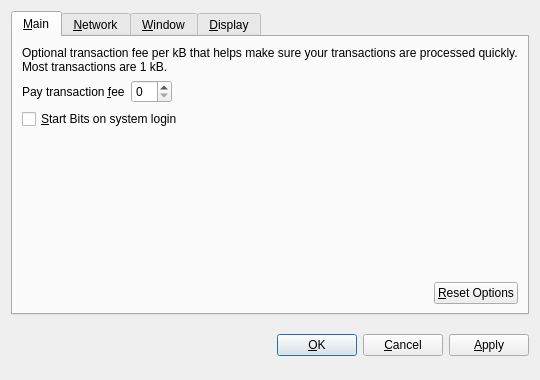
<?xml version="1.0" encoding="UTF-8"?>
<ui version="4.0">
 <class>OptionsDialog</class>
 <widget class="QDialog" name="OptionsDialog">
  <property name="geometry">
   <rect>
    <x>0</x>
    <y>0</y>
    <width>540</width>
    <height>380</height>
   </rect>
  </property>
  <property name="windowTitle">
   <string>Options</string>
  </property>
  <property name="modal">
   <bool>true</bool>
  </property>
  <layout class="QVBoxLayout" name="verticalLayout">
   <item>
    <widget class="QTabWidget" name="tabWidget">
     <property name="tabPosition">
      <enum>QTabWidget::North</enum>
     </property>
     <property name="currentIndex">
      <number>0</number>
     </property>
     <widget class="QWidget" name="tabMain">
      <attribute name="title">
       <string>&amp;Main</string>
      </attribute>
      <layout class="QVBoxLayout" name="verticalLayout_Main">
       <item>
        <widget class="QLabel" name="transactionFeeInfoLabel">
         <property name="text">
          <string>Optional transaction fee per kB that helps make sure your transactions are processed quickly. Most transactions are 1 kB.</string>
         </property>
         <property name="textFormat">
          <enum>Qt::PlainText</enum>
         </property>
         <property name="wordWrap">
          <bool>true</bool>
         </property>
        </widget>
       </item>
       <item>
        <layout class="QHBoxLayout" name="horizontalLayout_1_Main">
         <item>
          <widget class="QLabel" name="transactionFeeLabel">
           <property name="text">
            <string>Pay transaction &amp;fee</string>
           </property>
           <property name="textFormat">
            <enum>Qt::PlainText</enum>
           </property>
           <property name="buddy">
            <cstring>transactionFee</cstring>
           </property>
          </widget>
         </item>
         <item>
          <widget class="BitcoinAmountField" name="transactionFee"/>
         </item>
         <item>
          <spacer name="horizontalSpacer_1_Main">
           <property name="orientation">
            <enum>Qt::Horizontal</enum>
           </property>
           <property name="sizeHint" stdset="0">
            <size>
             <width>40</width>
             <height>20</height>
            </size>
           </property>
          </spacer>
         </item>
        </layout>
       </item>
       <item>
        <widget class="QCheckBox" name="bitcoinAtStartup">
         <property name="toolTip">
          <string>Automatically start Bits after logging in to the system.</string>
         </property>
         <property name="text">
          <string>&amp;Start Bits on system login</string>
         </property>
        </widget>
       </item>
       <item>
        <spacer name="verticalSpacer_Main">
         <property name="orientation">
          <enum>Qt::Vertical</enum>
         </property>
         <property name="sizeHint" stdset="0">
          <size>
           <width>20</width>
           <height>40</height>
          </size>
         </property>
        </spacer>
       </item>
       <item>
        <layout class="QHBoxLayout" name="horizontalLayout_2_Main">
         <item>
          <spacer name="horizontalSpacer_2_Main">
           <property name="orientation">
            <enum>Qt::Horizontal</enum>
           </property>
           <property name="sizeHint" stdset="0">
            <size>
             <width>40</width>
             <height>20</height>
            </size>
           </property>
          </spacer>
         </item>
         <item>
          <widget class="QPushButton" name="resetButton">
           <property name="toolTip">
            <string>Reset all client options to default.</string>
           </property>
           <property name="text">
            <string>&amp;Reset Options</string>
           </property>
           <property name="autoDefault">
            <bool>false</bool>
           </property>
          </widget>
         </item>
        </layout>
       </item>
      </layout>
     </widget>
     <widget class="QWidget" name="tabNetwork">
      <attribute name="title">
       <string>&amp;Network</string>
      </attribute>
      <layout class="QVBoxLayout" name="verticalLayout_Network">
       <item>
        <widget class="QCheckBox" name="mapPortUpnp">
         <property name="toolTip">
          <string>Automatically open the Bits client port on the router. This only works when your router supports UPnP and it is enabled.</string>
         </property>
         <property name="text">
          <string>Map port using &amp;UPnP</string>
         </property>
        </widget>
       </item>
       <item>
        <widget class="QCheckBox" name="connectSocks">
         <property name="toolTip">
          <string>Connect to the Bits network through a SOCKS proxy (e.g. when connecting through Tor).</string>
         </property>
         <property name="text">
          <string>&amp;Connect through SOCKS proxy:</string>
         </property>
        </widget>
       </item>
       <item>
        <layout class="QHBoxLayout" name="horizontalLayout_Network">
         <item>
          <widget class="QLabel" name="proxyIpLabel">
           <property name="text">
            <string>Proxy &amp;IP:</string>
           </property>
           <property name="textFormat">
            <enum>Qt::PlainText</enum>
           </property>
           <property name="buddy">
            <cstring>proxyIp</cstring>
           </property>
          </widget>
         </item>
         <item>
          <widget class="QValidatedLineEdit" name="proxyIp">
           <property name="maximumSize">
            <size>
             <width>140</width>
             <height>16777215</height>
            </size>
           </property>
           <property name="toolTip">
            <string>IP address of the proxy (e.g. 127.0.0.1)</string>
           </property>
          </widget>
         </item>
         <item>
          <widget class="QLabel" name="proxyPortLabel">
           <property name="text">
            <string>&amp;Port:</string>
           </property>
           <property name="textFormat">
            <enum>Qt::PlainText</enum>
           </property>
           <property name="buddy">
            <cstring>proxyPort</cstring>
           </property>
          </widget>
         </item>
         <item>
          <widget class="QLineEdit" name="proxyPort">
           <property name="maximumSize">
            <size>
             <width>55</width>
             <height>16777215</height>
            </size>
           </property>
           <property name="toolTip">
            <string>Port of the proxy (e.g. 9050)</string>
           </property>
          </widget>
         </item>
         <item>
          <widget class="QLabel" name="socksVersionLabel">
           <property name="text">
            <string>SOCKS &amp;Version:</string>
           </property>
           <property name="textFormat">
            <enum>Qt::PlainText</enum>
           </property>
           <property name="buddy">
            <cstring>socksVersion</cstring>
           </property>
          </widget>
         </item>
         <item>
          <widget class="QValueComboBox" name="socksVersion">
           <property name="toolTip">
            <string>SOCKS version of the proxy (e.g. 5)</string>
           </property>
          </widget>
         </item>
         <item>
          <spacer name="horizontalSpacer_Network">
           <property name="orientation">
            <enum>Qt::Horizontal</enum>
           </property>
           <property name="sizeHint" stdset="0">
            <size>
             <width>40</width>
             <height>20</height>
            </size>
           </property>
          </spacer>
         </item>
        </layout>
       </item>
       <item>
        <spacer name="verticalSpacer_Network">
         <property name="orientation">
          <enum>Qt::Vertical</enum>
         </property>
         <property name="sizeHint" stdset="0">
          <size>
           <width>20</width>
           <height>40</height>
          </size>
         </property>
        </spacer>
       </item>
      </layout>
     </widget>
     <widget class="QWidget" name="tabWindow">
      <attribute name="title">
       <string>&amp;Window</string>
      </attribute>
      <layout class="QVBoxLayout" name="verticalLayout_Window">
       <item>
        <widget class="QCheckBox" name="minimizeToTray">
         <property name="toolTip">
          <string>Show only a tray icon after minimizing the window.</string>
         </property>
         <property name="text">
          <string>&amp;Minimize to the tray instead of the taskbar</string>
         </property>
        </widget>
       </item>
       <item>
        <widget class="QCheckBox" name="minimizeOnClose">
         <property name="toolTip">
          <string>Minimize instead of exit the application when the window is closed. When this option is enabled, the application will be closed only after selecting Quit in the menu.</string>
         </property>
         <property name="text">
          <string>M&amp;inimize on close</string>
         </property>
        </widget>
       </item>
       <item>
        <spacer name="verticalSpacer_Window">
         <property name="orientation">
          <enum>Qt::Vertical</enum>
         </property>
         <property name="sizeHint" stdset="0">
          <size>
           <width>20</width>
           <height>40</height>
          </size>
         </property>
        </spacer>
       </item>
      </layout>
     </widget>
     <widget class="QWidget" name="tabDisplay">
      <attribute name="title">
       <string>&amp;Display</string>
      </attribute>
      <layout class="QVBoxLayout" name="verticalLayout_Display">
       <item>
        <layout class="QHBoxLayout" name="horizontalLayout_1_Display">
         <item>
          <widget class="QLabel" name="langLabel">
           <property name="text">
            <string>User Interface &amp;language:</string>
           </property>
           <property name="textFormat">
            <enum>Qt::PlainText</enum>
           </property>
           <property name="buddy">
            <cstring>lang</cstring>
           </property>
          </widget>
         </item>
         <item>
          <widget class="QValueComboBox" name="lang">
           <property name="toolTip">
            <string>The user interface language can be set here. This setting will take effect after restarting Bits.</string>
           </property>
          </widget>
         </item>
        </layout>
       </item>
       <item>
        <layout class="QHBoxLayout" name="horizontalLayout_2_Display">
         <item>
          <widget class="QLabel" name="unitLabel">
           <property name="text">
            <string>&amp;Unit to show amounts in:</string>
           </property>
           <property name="textFormat">
            <enum>Qt::PlainText</enum>
           </property>
           <property name="buddy">
            <cstring>unit</cstring>
           </property>
          </widget>
         </item>
         <item>
          <widget class="QValueComboBox" name="unit">
           <property name="toolTip">
            <string>Choose the default subdivision unit to show in the interface and when sending coins.</string>
           </property>
          </widget>
         </item>
        </layout>
       </item>
       <item>
        <widget class="QCheckBox" name="displayAddresses">
         <property name="toolTip">
          <string>Whether to show Bits addresses in the transaction list or not.</string>
         </property>
         <property name="text">
          <string>&amp;Display addresses in transaction list</string>
         </property>
        </widget>
       </item>
       <item>
        <spacer name="verticalSpacer_Display">
         <property name="orientation">
          <enum>Qt::Vertical</enum>
         </property>
         <property name="sizeHint" stdset="0">
          <size>
           <width>20</width>
           <height>40</height>
          </size>
         </property>
        </spacer>
       </item>
      </layout>
     </widget>
    </widget>
   </item>
   <item>
    <layout class="QHBoxLayout" name="horizontalLayout_Buttons">
     <item>
      <spacer name="horizontalSpacer_1">
       <property name="orientation">
        <enum>Qt::Horizontal</enum>
       </property>
       <property name="sizeHint" stdset="0">
        <size>
         <width>40</width>
         <height>48</height>
        </size>
       </property>
      </spacer>
     </item>
     <item>
      <widget class="QLabel" name="statusLabel">
       <property name="font">
        <font>
         <weight>75</weight>
         <bold>true</bold>
        </font>
       </property>
       <property name="text">
        <string/>
       </property>
       <property name="textFormat">
        <enum>Qt::PlainText</enum>
       </property>
       <property name="wordWrap">
        <bool>true</bool>
       </property>
      </widget>
     </item>
     <item>
      <spacer name="horizontalSpacer_2">
       <property name="orientation">
        <enum>Qt::Horizontal</enum>
       </property>
       <property name="sizeHint" stdset="0">
        <size>
         <width>40</width>
         <height>48</height>
        </size>
       </property>
      </spacer>
     </item>
     <item>
      <widget class="QPushButton" name="okButton">
       <property name="text">
        <string>&amp;OK</string>
       </property>
      </widget>
     </item>
     <item>
      <widget class="QPushButton" name="cancelButton">
       <property name="text">
        <string>&amp;Cancel</string>
       </property>
       <property name="autoDefault">
        <bool>false</bool>
       </property>
      </widget>
     </item>
     <item>
      <widget class="QPushButton" name="applyButton">
       <property name="text">
        <string>&amp;Apply</string>
       </property>
       <property name="autoDefault">
        <bool>false</bool>
       </property>
      </widget>
     </item>
    </layout>
   </item>
  </layout>
 </widget>
 <customwidgets>
  <customwidget>
   <class>BitcoinAmountField</class>
   <extends>QSpinBox</extends>
   <header>bitcoinamountfield.h</header>
  </customwidget>
  <customwidget>
   <class>QValueComboBox</class>
   <extends>QComboBox</extends>
   <header>qvaluecombobox.h</header>
  </customwidget>
  <customwidget>
   <class>QValidatedLineEdit</class>
   <extends>QLineEdit</extends>
   <header>qvalidatedlineedit.h</header>
  </customwidget>
 </customwidgets>
 <resources/>
 <connections/>
</ui>
